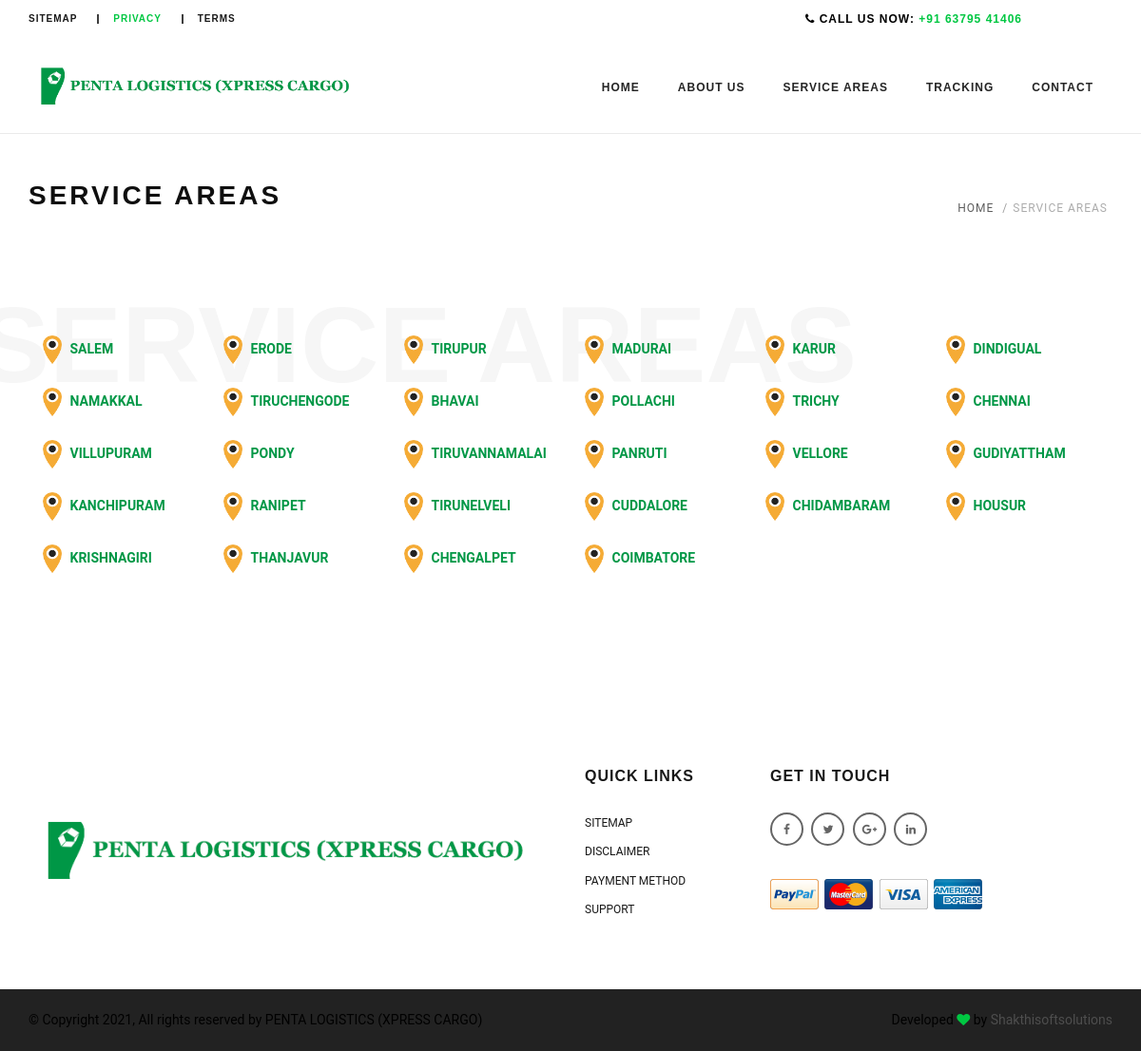
The app's page /service.php with its own data.
### tables this page shows
CREATE TABLE `city` (
  `b_id` int(11) NOT NULL,
  `bname` varchar(100) NOT NULL,
  `status` varchar(100) NOT NULL DEFAULT 'A'
);

### service.php (the view)
<?php
include('./header1.php');
include('./admin/database.php');
?>
<article class="about-page">
    <section class="theme-breadcrumb pad-50">
        <div class="theme-container container ">
            <div class="row">
                <div class="col-sm-8 pull-left">
                    <div class="title-wrap">
                        <h2 class="section-title no-margin">Service Areas </h2>
                    </div>
                </div>
                <div class="col-sm-4">
                    <ol class="breadcrumb-menubar list-inline">
                        <li><a href="index.php" class="gray-clr">Home </a></li>
                        <li class="active">Service Areas </li>
                    </ol>
                </div>
            </div>
        </div>
    </section>
    <section class="pad-50 about-wrap">
        <span class="bg-text"> Service Areas </span>
        <div class="theme-container container">
            <div class="row">
                <div class="col-md-12 col-sm-12">
                    <div class="about-us pt-10">
                        <p class="fs-16 wow fadeInUp" data-wow-offset="50" data-wow-delay=".25s">
                            <?php
                            $row = mysqli_query($dbConn, "SELECT * FROM city WHERE status='A' ORDER BY 'bname'");
                            foreach ($row as $row1) :
                            ?>
                        <div class="col-md-2" style="padding-bottom:25px; text-transform: uppercase; font-weight: bold;color: #009746;">
                            <img class="" alt="" src="assets/img/icons/marker-1.png" style="height:30px; width:20px" />
                            <span style="padding-left:5px"></span>
                            <?php echo $row1['bname']; ?>
                        </div>
                    <?php endforeach; ?>
                    </p>
                    </div>
                </div>
            </div>
        </div>
    </section>
</article>
<?php include('./footer.php'); ?>

### header1.php (shortened to what this page needs)
<!DOCTYPE html>
 <html>
     <head>
         <link rel="stylesheet" type="text/css" href="assets/plugins/bootstrap-3.3.6/css/bootstrap.min.css" />
         <link rel="stylesheet" type="text/css" href="assets/plugins/bootstrap-select-1.10.0/dist/css/bootstrap-select.min.css" />
         <link rel="stylesheet" type="text/css" href="assets/plugins/font-awesome-4.6.1/css/font-awesome.min.css" />
         <link rel="stylesheet" type="text/css" href="assets/plugins/font-elegant/elegant.css" />
         <link rel="stylesheet" type="text/css" href="assets/plugins/owl.carousel.2/assets/owl.carousel.css" />
         <link rel="stylesheet" type="text/css" href="assets/css/animate.css" />
         <link rel="stylesheet" type="text/css" href="assets/css/theme.css" />
     </head>
     <body id="home">
         <main class="wrapper">
             <header class="header-main">
                 <div class="top-bar font2-title1 white-clr">
                     <div class="theme-container container">
                         <div class="row">
                             <div class="col-md-6 col-sm-5">
                                 <ul class="list-items fs-10">
                                     <li><a href="#">sitemap </a></li>
                                     <li class="active"><a href="#">Privacy </a></li>
                                     <li><a href="#">Terms </a></li>
                                 </ul>
                             </div>
                             <div class="col-md-6 col-sm-7 fs-12">
                                 <p class="contact-num">   <i class="fa fa-phone"></i> Call us now:  <span class="theme-clr">+91 63795 41406  </span>  </p>
                             </div>
                         </div>
                     </div>
                 </div>
                 <nav class="menu-bar font2-title1 ">
                     <div class="theme-container container">
                         <div class="row">
                             <div class="col-md-4 col-sm-4">
                                 <a class="navbar-logo" href="#">  <img src="assets/img/logo/logo-2.png" alt="logo" /> </a>
                             </div>
                             <div class="col-md-8 col-sm-8 fs-12">
                                 <div id="navbar" class="collapse navbar-collapse no-pad">
                                     <ul class="navbar-nav theme-menu">
                                         <li>
                                             <a href="index.php" >Home  </a>
                                         </li>
                                         <li>  <a href="about-us.php" >about us</a>  </li>
                                         <li>  <a href="service.php"> Service Areas</a>  </li>
                                         <li>  <a href="tracking.php" > tracking  </a>  </li>
                                         <li>  <a href="contact-us.php"> contact  </a>  </li>
                                     </ul>
                                 </div>
                             </div>
                         </div>
                     </div>
                 </nav>
             </header>

### footer.php (shortened to what this page needs)
            <footer>
                <div class="footer-main pad-120 white-clr">
                    <div class="theme-container container">
                        <div class="row">
                            <div class="col-md-6 col-sm-6 footer-widget">
                                <a href="#">  <img class="logo" alt="#" src="assets/img/logo/logo-2.png" />   </a>
                            </div>
                            <div class="col-md-2 col-sm-6 footer-widget">
                                <h2 class="title-1 fw-900">quick links </h2>
                                <ul>
                                    <li>  <a href="#">sitemap </a>  </li>
                                    <li>  <a href="#">disclaimer </a>  </li>
                                    <li>  <a href="#">payment method </a>  </li>
                                    <li>  <a href="#">support </a>  </li>
                                </ul>
                            </div>
                            <div class="col-md-4 col-sm-6 footer-widget">
                                <h2 class="title-1 fw-900">get in touch </h2>
                                <ul class="social-icons list-inline">
                                    <li class="wow fadeIn" data-wow-offset="50" data-wow-delay=".20s">  <a href="#" class="fa fa-facebook"></a>  </li>
                                    <li class="wow fadeIn" data-wow-offset="50" data-wow-delay=".25s">  <a href="#" class="fa fa-twitter"></a>  </li>
                                    <li class="wow fadeIn" data-wow-offset="50" data-wow-delay=".30s">  <a href="#" class="fa fa-google-plus"></a>  </li>
                                    <li class="wow fadeIn" data-wow-offset="50" data-wow-delay=".35s">  <a href="#" class="fa fa-linkedin"></a>  </li>
                                </ul>
                                <ul class="payment-icons list-inline">
                                    <li class="wow fadeIn" data-wow-offset="50" data-wow-delay=".20s">  <a href="#">  <img alt="#" src="assets/img/icons/payment-1.png" />  </a>  </li>
                                    <li class="wow fadeIn" data-wow-offset="50" data-wow-delay=".25s">  <a href="#">  <img alt="#" src="assets/img/icons/payment-2.png" />  </a>  </li>
                                    <li class="wow fadeIn" data-wow-offset="50" data-wow-delay=".30s">  <a href="#">  <img alt="#" src="assets/img/icons/payment-3.png" />  </a>  </li>
                                    <li class="wow fadeIn" data-wow-offset="50" data-wow-delay=".35s">  <a href="#">  <img alt="#" src="assets/img/icons/payment-4.png" />  </a>  </li>
                                </ul>
                            </div>
                        </div>
                    </div>
                </div>
                <div class="footer-bottom">
                    <div class="theme-container container">
                        <div class="row">
                            <div class="col-md-6 col-sm-6">
                                <p> © Copyright <?php echo date('Y');?>, All rights reserved by PENTA LOGISTICS (XPRESS CARGO) </p>
                            </div>
                            <div class="col-md-6 col-sm-6 text-right">
                                <p> Developed  <span class="theme-clr fa fa-heart"></span>  by  <a href="https://www.shakthisoftsolutions.com" class="main-clr"> Shakthisoftsolutions  </a>  </p>
                            </div>
                        </div>
                    </div>
                </div>
            </footer>
        </main>
    </body>
</html>

### records on screen
city: bname "SALEM"
city: bname "ERODE"
city: bname "TIRUPUR"
city: bname "MADURAI"
city: bname "KARUR"
city: bname "DINDIGUAL"
city: bname "NAMAKKAL"
city: bname "TIRUCHENGODE"
city: bname "BHAVAI"
city: bname "POLLACHI"
city: bname "TRICHY"
city: bname "CHENNAI"
city: bname "VILLUPURAM"
city: bname "PONDY"
city: bname "TIRUVANNAMALAI"
city: bname "PANRUTI"
city: bname "VELLORE"
city: bname "GUDIYATTHAM"
city: bname "KANCHIPURAM"
city: bname "RANIPET"
city: bname "TIRUNELVELI"
city: bname "CUDDALORE"
city: bname "CHIDAMBARAM"
city: bname "HOUSUR"
city: bname "KRISHNAGIRI"
city: bname "THANJAVUR"
city: bname "CHENGALPET"
city: bname "COIMBATORE"
